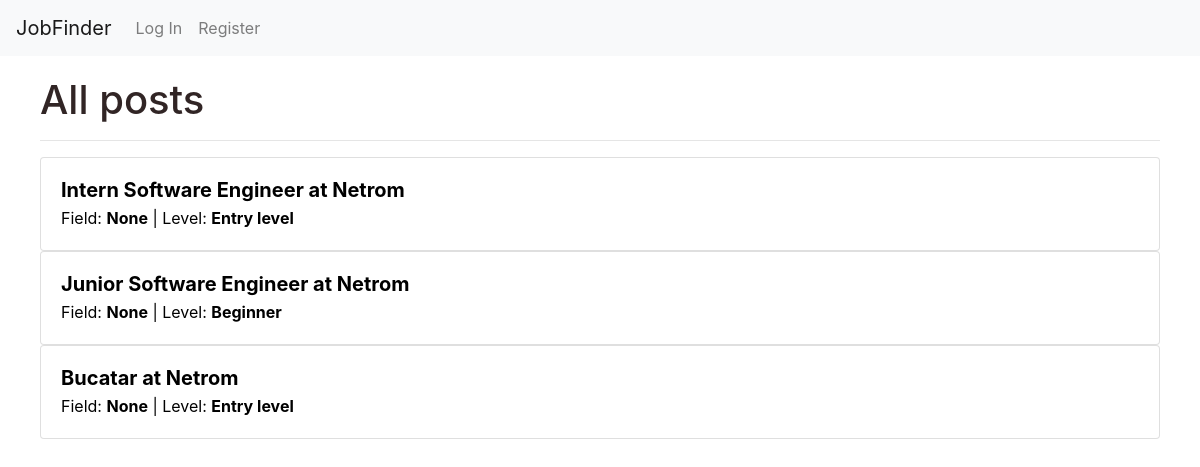
The app's page /posts/all, older data.
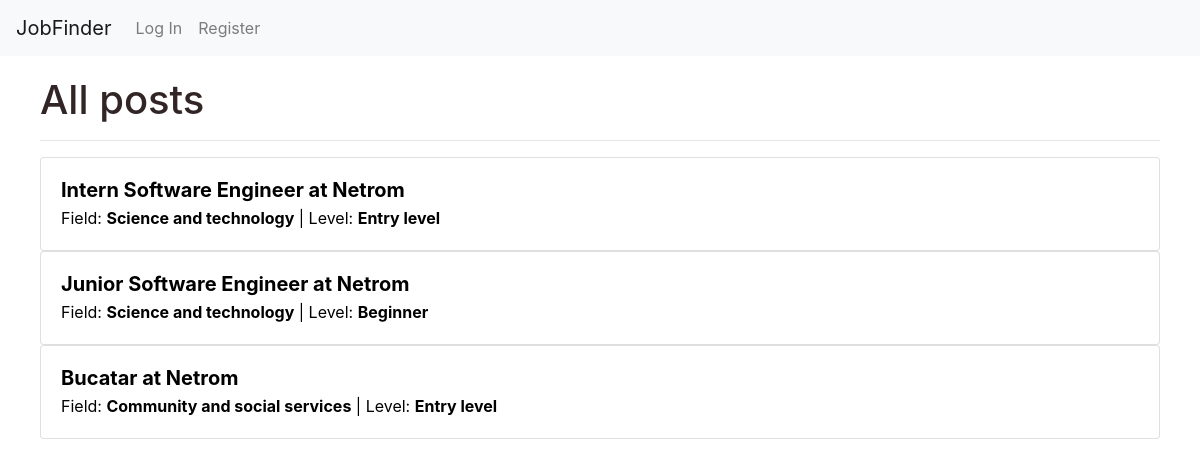
The same page, newer data.
### JobFinderApp/models.py (models this page shows, shortened)
class Job(models.Model):
    user = models.ForeignKey(User, on_delete=models.CASCADE, related_name="job_posts")
    applicants = models.ManyToManyField(User, related_name="applications", blank=True)
    accepted = models.ManyToManyField(User, related_name="accepted", blank=True)
    title = models.CharField(max_length=50)
    level = models.CharField(max_length=50)
    description = models.TextField(max_length=2000)
    requirements = models.TextField(max_length=1500)
    compensation = models.TextField(max_length=1500, default="None")
    field = models.CharField(max_length=500, blank=True, null=True)
    class Meta:
        ordering = ['-id']

class User(AbstractUser):
    description = models.CharField(max_length=500, blank=True, null=True)
    birth_date = models.DateField(blank=True, null=True)
    field = models.CharField(max_length=500, blank=True, null=True)
    is_company = models.BooleanField(default=False)
    location = models.CharField(max_length=100, blank=True, null=True)
    link_to_location = models.CharField(max_length=200, blank=True, null=True)
    class Meta:
        ordering = ['-id']

### JobFinderApp/views.py (the view)
# urls.py: path("posts/<field>", views.posts, name="posts"),
def posts(request, field):
    if field != "all":
        return render(request, "JobFinderApp/posts.html", {
            'title': f"Job posts in the field of: {field}",
            'posts': Job.objects.filter(field = field)
        })
    else:
        return render(request, "JobFinderApp/posts.html", {
            'title': "All posts",
            'posts': Job.objects.all()
        })

### JobFinderApp/templates/JobFinderApp/posts.html (shortened to what this page needs)
{% extends "JobFinderApp/layout.html" %}
{% block body %}
    <div class="container-fluid" style="padding: 20px 40px">
        <h1 style="color:rgb(49, 37, 37);">
            {{ title }}
        </h1>
        <hr>
        {% for post in posts %}
            <a href="{% url 'post' post.id %}" style="text-decoration: none; color: black;">
            <div class="card post">
                <div class="card-body pb-1">
                    <h5 class="card-title mb-0"><strong>{{ post.title }} at {{ post.user.username }}</strong></h5>
                    <p class="mt-1">Field: <strong>{{ post.field }}</strong> | Level: <strong>{{ post.level }}</strong></p>
                </div>
            </div>
            </a>
        {% endfor %}
    </div>
{% endblock %}

Row changes from the older to the newer data that the page shows:
changed Job "Intern Software Engineer": field "None" → "Science and technology"
changed Job "Junior Software Engineer": field "None" → "Science and technology"
changed Job "Bucatar": field "None" → "Community and social services"
